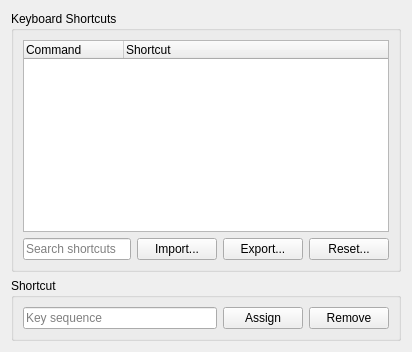
     <widget class="QWidget" name="tabKeyboard">
      <property name="whatsThis">
       <string>&lt;p&gt;&lt;b&gt;Keyboard Shortcuts&lt;/b&gt;&lt;/p&gt;&lt;p&gt;Select a command, click Key Sequence, press the desired key combination, then choose Assign. Remove clears the selected command's shortcut. Commands that share a shortcut show in red. Import replaces the shortcut list; Export writes the current list immediately. Choose OK in Preferences to save changes.&lt;/p&gt;</string>
      </property>
      <attribute name="title">
       <string>Keyboard</string>
      </attribute>
      <layout class="QVBoxLayout" name="verticalLayout_2">
       <item>
        <layout class="QHBoxLayout" name="horizontalLayout_4">
         <item>
          <layout class="QVBoxLayout" name="verticalLayout_5">
           <item>
            <widget class="QGroupBox" name="groupBox">
             <property name="title">
              <string>Keyboard Shortcuts</string>
             </property>
             <layout class="QVBoxLayout" name="verticalLayout_6">
              <item>
               <widget class="QTreeWidget" name="commandList">
                <property name="accessibleName">
                 <string>Commands and Keyboard Shortcuts</string>
                </property>
                <property name="toolTip">
                 <string>Select the command whose keyboard shortcut you want to change.</string>
                </property>
                <property name="rootIsDecorated">
                 <bool>true</bool>
                </property>
                <property name="uniformRowHeights">
                 <bool>true</bool>
                </property>
                <column>
                 <property name="text">
                  <string>Command</string>
                 </property>
                </column>
                <column>
                 <property name="text">
                  <string>Shortcut</string>
                 </property>
                </column>
               </widget>
              </item>
              <item>
               <layout class="QHBoxLayout" name="horizontalLayout_9">
                <item>
                 <widget class="QLineEdit" name="KeyboardFilterEdit">
                  <property name="accessibleName">
                   <string>Filter Commands</string>
                  </property>
                  <property name="toolTip">
                   <string>Filter commands by name or shortcut.</string>
                  </property>
                  <property name="placeholderText">
                   <string>Search shortcuts</string>
                  </property>
                 </widget>
                </item>
                <item>
                 <widget class="QPushButton" name="shortcutsImport">
                  <property name="toolTip">
                   <string>Replace keyboard shortcuts with assignments from a text file.</string>
                  </property>
                  <property name="text">
                   <string>Import...</string>
                  </property>
                 </widget>
                </item>
                <item>
                 <widget class="QPushButton" name="shortcutsExport">
                  <property name="toolTip">
                   <string>Save the current keyboard shortcuts to a text file immediately.</string>
                  </property>
                  <property name="text">
                   <string>Export...</string>
                  </property>
                 </widget>
                </item>
                <item>
                 <widget class="QPushButton" name="shortcutsReset">
                  <property name="toolTip">
                   <string>Restore the default keyboard shortcuts after confirmation.</string>
                  </property>
                  <property name="text">
                   <string>Reset...</string>
                  </property>
                 </widget>
                </item>
               </layout>
              </item>
             </layout>
            </widget>
           </item>
           <item>
            <layout class="QHBoxLayout" name="horizontalLayout_6"/>
           </item>
           <item>
            <widget class="QGroupBox" name="shortcutGroup">
             <property name="title">
              <string>Shortcut</string>
             </property>
             <layout class="QHBoxLayout" name="horizontalLayout_5">
              <item>
               <widget class="QLineEdit" name="shortcutEdit">
                <property name="placeholderText">
                 <string>Key sequence</string>
                </property>
                <property name="accessibleName">
                 <string>Key Sequence</string>
                </property>
                <property name="whatsThis">
                 <string>&lt;p&gt;&lt;b&gt;Key Sequence&lt;/b&gt;&lt;/p&gt;&lt;p&gt;Click here and press the key combination you want to assign. Function keys, including F1, are recorded as shortcut candidates in this field. Use the What's This button in the title bar for guidance. Assign asks before replacing a shortcut already used by another command.&lt;/p&gt;</string>
                </property>
                <property name="toolTip">
                 <string>Press the key combination to assign, then choose Assign.</string>
                </property>
               </widget>
              </item>
              <item>
               <widget class="QPushButton" name="shortcutAssign">
                <property name="toolTip">
                 <string>Assign the entered key combination to the selected command.</string>
                </property>
                <property name="text">
                 <string>Assign</string>
                </property>
               </widget>
              </item>
              <item>
               <widget class="QPushButton" name="shortcutRemove">
                <property name="toolTip">
                 <string>Clear the selected command's keyboard shortcut.</string>
                </property>
                <property name="text">
                 <string>Remove</string>
                </property>
               </widget>
              </item>
             </layout>
             <zorder>shortcutEdit</zorder>
             <zorder>shortcutAssign</zorder>
             <zorder>shortcutRemove</zorder>
            </widget>
           </item>
          </layout>
         </item>
         <item>
          <layout class="QVBoxLayout" name="verticalLayout_4"/>
         </item>
        </layout>
       </item>
      </layout>
     </widget>
